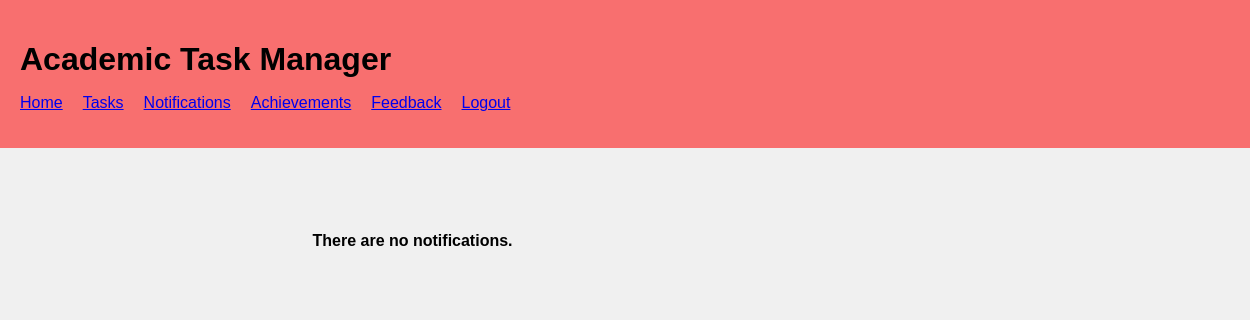
The app's page /notifications (signed in), older data.
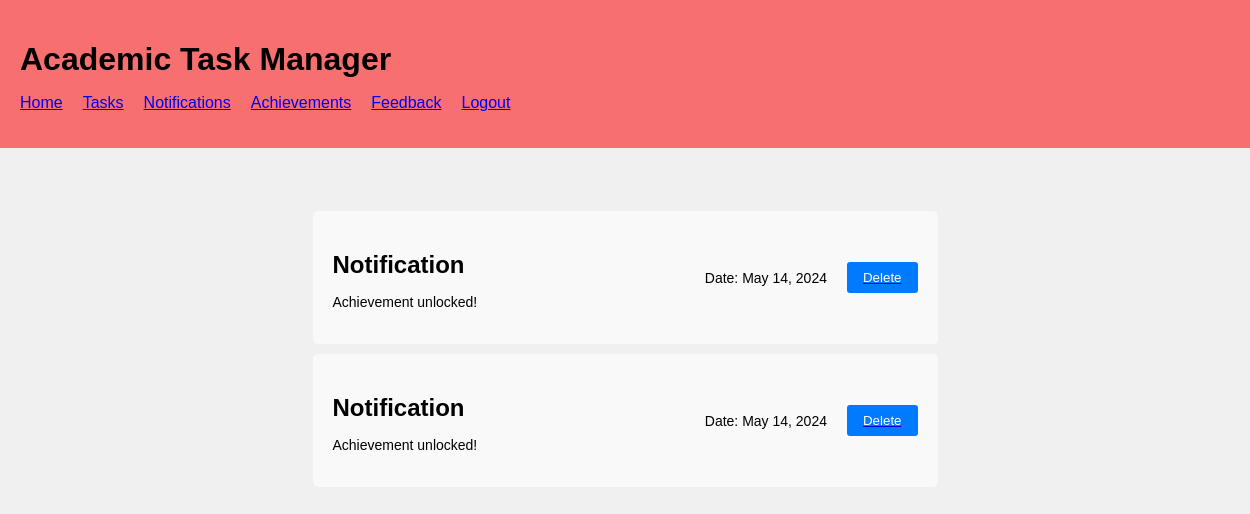
The same page, newer data.
### app.py (models this page shows)
class Notifications(db.Model):
    id = db.Column(db.Integer, primary_key=True)
    content = db.Column(db.String(200), nullable=False)
    date_created = db.Column(db.DateTime, default=datetime.utcnow)
    user_id = db.Column(db.Integer, nullable=False)

### app.py (the view)
@app.route('/notifications')
@login_required
def notifications():
    notifications = Notifications.query.filter_by(user_id=current_user.id).all()
    return render_template('Notifications.html', notifications=notifications)

### app.py (called while the page is built)
@login_manager.user_loader
def load_user(user_id):
    return User.query.get(int(user_id))

### templates/Notifications.html (shortened to what this page needs)
{% extends 'base.html' %}
{% block body %}
<section class="add-task-section">
    <div class="Tasks-main-content">
        {% if notifications|length < 1 %}
        <h4>There are no notifications.</h4>
        {% else %}
        <div class="task-list">
            {% for notification in notifications %}
            <div class="task">
                <div class="task-info">
                    <h2>Notification</h2>
                    <p>{{ notification.content }}</p>
                </div>
                <div class="task-actions">
                    <p>Date: {{ notification.date_created.strftime('%B %d, %Y') }}</p>
                    <a href="/deleteNotification/{{notification.id}}"><button class="mark-done">Delete</button></a>
                </div>
            </div>
            {% endfor %}
        </div>
        {% endif %}
    </div>
</section>
{% endblock %}

### templates/base.html (shortened to what this page needs)
<!DOCTYPE html>
<html lang="en">
<head>
    <link rel="stylesheet" href="{{ url_for('static', filename='css/main.css') }}">
</head>
<body>
    <div class="Update-container">
        <div class="horizontal-navigator">
            <h1>Academic Task Manager</h1>
            <nav>
                <ul>
                    {% if current_user.is_authenticated %}
                    <li><a href="/">Home</a></li>
                    <li><a href="/tasks">Tasks</a></li>
                    <li><a href="/notifications">Notifications</a></li>
                    <li><a href="/achievements">Achievements</a></li>
                    <li><a href="/feedback">Feedback</a></li>
                    <li><a href="/logout">Logout</a></li>
                    {% else %}
                    <li><a href="/">Home</a></li>
                    <li><a href="/login">Login</a></li>
                    <li><a href="/register">Register</a></li>
                    {% endif %}
                </ul>
            </nav>
        </div>
    {% block body %}{% endblock %}
</body>
</html>

### static/css/main.css (style rules this page uses)
body { font-family: sans-serif; }
body { font-family: Arial, sans-serif; margin: 0; padding: 0; height: 100vh; background-color: #f0f0f0; display: flex; justify-content: center; align-items: center; }
button { display: block; width: 100%; padding: 10px; background-color: #007bff; color: #fff; border: none; border-radius: 3px; cursor: pointer; transition: background-color 0.3s ease; }
p { margin-top: 15px; font-size: 14px; }
body { font-family: Arial, sans-serif; margin: 0; padding: 0; }
.task-list { list-style: none; padding: 0; }
.horizontal-navigator { background-color: #f86f6f; padding: 20px; width: 100%; margin-left: 0; margin-right: 0; }
.horizontal-navigator h1 { font-size: 32px; margin-bottom: 10px; }
.horizontal-navigator nav ul { list-style: none; padding: 0; display: flex; }
.horizontal-navigator nav ul li { margin-right: 20px; }
.horizontal-navigator nav ul li:last-child { margin-right: 0; }
.add-task-section { padding: 5%; margin-left: 20%; margin-right: 20%; }
button { padding: 10px 20px; background-color: #007bff; color: #fff; border: none; border-radius: 3px; cursor: pointer; transition: background-color 0.3s ease; }
.task-list { width: 100%; }
.task { display: flex; justify-content: space-between; align-items: center; padding: 20px; background-color: #f9f9f9; border-radius: 5px; margin-bottom: 10px; }
.task .task-info { flex: 1; }
.task h2 { font-size: 24px; margin-bottom: 5px; }
.task-actions { display: flex; align-items: center; }
.task-actions p { margin-right: 20px; }
.mark-done { padding: 8px 16px; background-color: #007bff; color: #fff; border: none; border-radius: 3px; cursor: pointer; transition: background-color 0.3s ease; }
.Update-container { display: block; flex-direction: column; height: 100vh; width: 100%; }
.task-actions { display: flex; justify-content: space-between; align-items: center; }
.task-actions button { padding: 8px 16px; border: none; border-radius: 3px; cursor: pointer; transition: background-color 0.3s ease; }
.task-list { margin-bottom: 20px; }

Row changes from the older to the newer data that the page shows:
added Notifications: content "Achievement unlocked!", date_created "May 14, 2024"
added Notifications: content "Achievement unlocked!", date_created "May 14, 2024"
Text that changed along with them:
text no longer shown: "There are no notifications."
